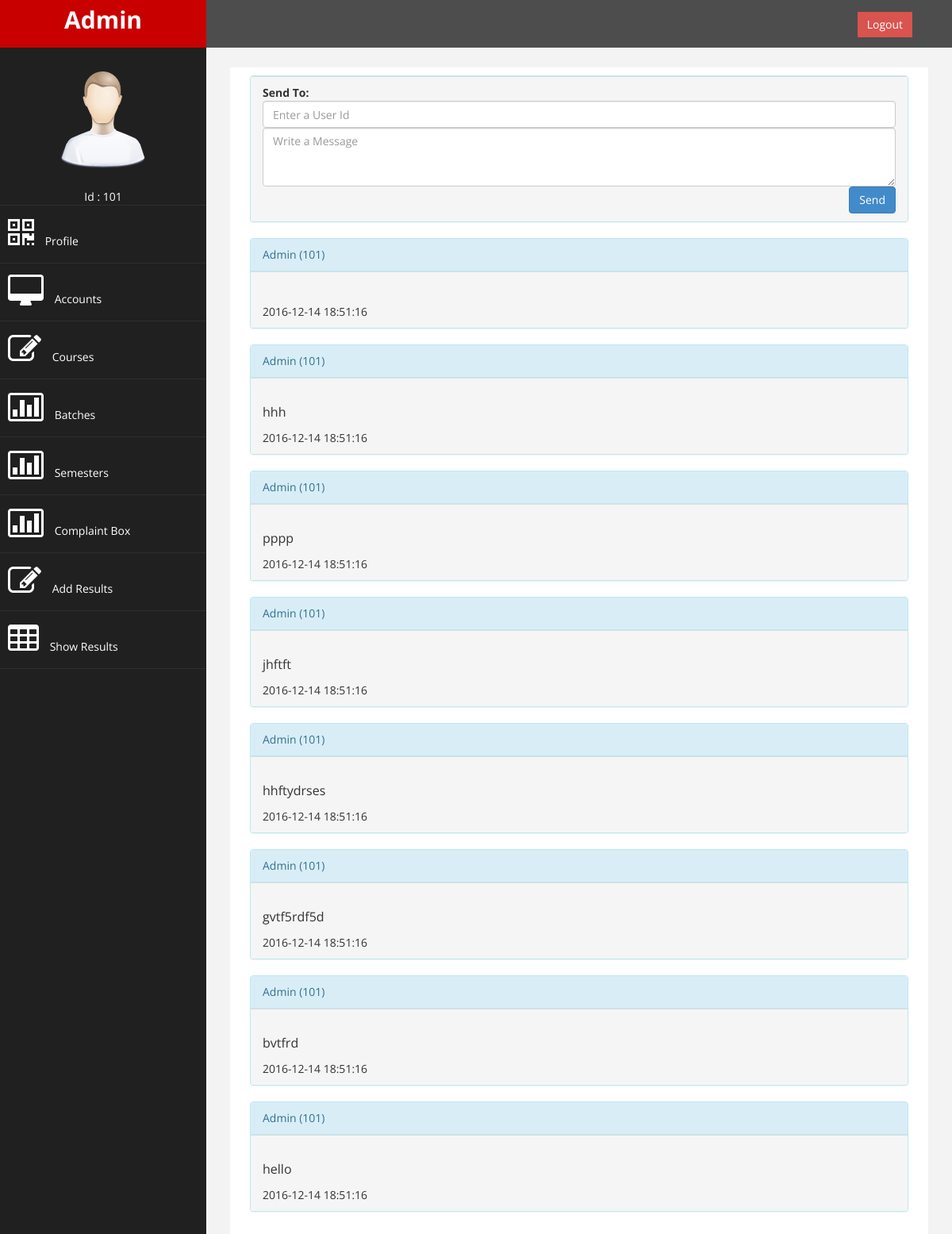
The app's page /sdb/message.php (signed in) with its own data.
### tables this page shows
CREATE TABLE IF NOT EXISTS `users` (
`id` int(11) NOT NULL,
  `uid` int(11) NOT NULL,
  `name` varchar(255) NOT NULL,
  `batch` int(11) DEFAULT NULL,
  `birth` date NOT NULL,
  `mob` varchar(255) DEFAULT NULL,
  `email` varchar(255) DEFAULT NULL,
  `pass` varchar(255) NOT NULL,
  `utype` int(1) NOT NULL DEFAULT '3'
);

CREATE TABLE IF NOT EXISTS `message` (
`id` int(11) NOT NULL,
  `msg` text NOT NULL,
  `sender` int(11) NOT NULL,
  `receiver` int(11) NOT NULL,
  `time` datetime NOT NULL DEFAULT CURRENT_TIMESTAMP,
  `read` int(1) NOT NULL DEFAULT '0'
);

### sdb/message.php (the view, shortened to what this page needs)
<?php
include "/hr.php";
echo '
        <div id="page-wrapper" >
            <div id="page-inner">
                <div class="row">
                    <div class="col-md-12">';
				echo '<div class="col-md-12 col-sm-4">
                    <div class="panel panel-info">
					<div class="panel-footer"><form action="" method="post">
					<strong>Send To:</strong>
			<input class="form-control" type="text" name="receiver" placeholder="Enter a User Id" required>
			<textarea class="form-control" rows="3" name="msg" placeholder="Write a Message" required></textarea>
	  <div align="right"><input type="submit" name="submit" class="btn btn-primary" value="Send" /></div></form></div>
	              </div>
				 </div>';
		  $query ="SELECT * FROM message";
	$results = $con->query($query);
	while($rs=$results->fetch_assoc()){
	     $qy ="SELECT uid,name FROM users WHERE id = ".$rs["sender"]."";
	     $res = $con->query($qy);
	     $rsd=$res->fetch_assoc();
	       echo '<div class="col-md-12 col-sm-4">
                    <div class="panel panel-info">
                        <div class="panel-heading">
                            '.$rsd['name'].' ('.$rsd['uid'].')
                        </div>
                        <div class="panel-footer">
                            <p>'.$rs['msg'].'</p>
							'.$rs['time'].'
                        </div>
					 </div>
				  </div>';
				 }
include "fr.php";
?>

### sdb/hr.php (shortened to what this page needs)
<!DOCTYPE html>
<html xmlns="http://www.w3.org/1999/xhtml">
<head>
    <link href="assets/css/bootstrap.css" rel="stylesheet" />
    <link href="assets/css/font-awesome.css" rel="stylesheet" />
    <link href="assets/css/custom.css" rel="stylesheet" />
</head>
<?php
$acp = isset($_SESSION['acp']);
$tcp = isset($_SESSION['tcp']);
$scp = isset($_SESSION['scp']);
include "config.php";
?>
<body>
    <div id="wrapper">
        <nav class="navbar navbar-default navbar-cls-top " role="navigation" style="margin-bottom: 0">
            <div class="navbar-header">
    <?php
         if($acp)
             $pid = $_SESSION['acp'];
    else if($tcp)
             $pid = $_SESSION['tcp'];
    else
             $pid = $_SESSION['scp'];
               $qr="SELECT uid,name FROM users Where uid=".$pid."";
		         $rs=mysqli_query($con,$qr);
			      $rst=mysqli_fetch_array($rs);
			  echo '<a class="navbar-brand" href="index.php">'.$rst["name"].'</a>
            </div>';
?>
  <?php
  if ($acp||$tcp||$scp){
  echo '<div style="color: white;
padding: 15px 50px 5px 50px;
float: right;
font-size: 16px;"><a href="logout.php" class="btn btn-danger square-btn-adjust">Logout</a> </div>';
}
else{
echo '<div style="color: white;
padding: 15px 50px 5px 50px;
float: right;
font-size: 16px;"><a href="login.php" class="btn btn-danger square-btn-adjust">Login</a> </div>';
}
?>
        </nav>
                <nav class="navbar-default navbar-side" role="navigation">
            <div class="sidebar-collapse">
                <ul class="nav" id="main-menu">
				<li class="text-center">
                    <img src="assets/img/find_user.png" class="user-image img-responsive"/>
					<?php echo'<div style="color: white;">Id : '.$rst["uid"].'</div>'; ?></li>
                   <?php
				    if($acp){
				   ?>
				   <li>
                        <a  href="profile.php"><i class="fa fa-qrcode fa-3x"></i> Profile</a>
                    </li>
                      <li>
                        <a  href="insert.php"><i class="fa fa-desktop fa-3x"></i> Accounts</a>
                    </li>
					       <li  >
                        <a  href="addcrs.php"><i class="fa fa-edit fa-3x"></i> Courses </a>
                    </li>
					       <li  >
                        <a  href="addbth.php"><i class="fa fa-bar-chart-o fa-3x"></i> Batches</a>
                    </li>
					       <li  >
                        <a  href="addsemid.php"><i class="fa fa-bar-chart-o fa-3x"></i> Semesters</a>
                    </li>
					       <li  >
                        <a  href="complaint.php"><i class="fa fa-bar-chart-o fa-3x"></i> Complaint Box</a>
                    </li>
					       <li  >
                        <a  href="addrst.php"><i class="fa fa-edit fa-3x"></i> Add Results </a>
                    </li>
                      <li  >
                        <a  href="result.php"><i class="fa fa-table fa-3x"></i> Show Results</a>
                    </li>
					<?php
				    }
				   ?>
                </ul>
            </div>
        </nav>

### sdb/assets/css/custom.css (style rules this page uses)
body { font-family: 'Open Sans', sans-serif; }
#wrapper { width: 100%; background:#202020; }
#page-wrapper { padding: 15px 15px; min-height: 600px; background:#F3F3F3; }
#page-inner { width:100%; margin:10px 20px 10px 0px; background-color:#fff!important; padding:10px; min-height:1200px; }
.text-center { text-align:center; }
.square-btn-adjust { border: 0px solid transparent; -webkit-border-radius: 0px; -moz-border-radius: 0px; border-radius: 0px; }
p { font-size:16px; line-height:25px; padding-top:20px; }
.user-image { margin: 25px auto; -webkit-border-radius: 10px; -moz-border-radius: 10px; border-radius: 10px; max-height:170px; max-width:170px; }
.navbar-cls-top .navbar-brand { color: #fff; background: #C90000; width: 260px; text-align: center; height: 60px; font-size: 30px; font-weight: 700; }
.sidebar-collapse , .sidebar-collapse .nav { background:none; }
.sidebar-collapse .nav { padding:0; }
.sidebar-collapse .nav > li > a { color:#fff; background:#202020; text-shadow:none; }
.sidebar-collapse > .nav > li > a { padding:15px 10px; }
.sidebar-collapse > .nav > li { border-bottom: 1px solid rgba(107, 108, 109, 0.19); }
.navbar-side { border:none; background-color: #202020; }
.navbar-cls-top { background:#4D4D4D; border-bottom:none; }
.navbar-default { border:0px solid black; }
.navbar-header { background: #A70303; }
.nav > li > a > i { margin-right:10px; }
@media (min-width:768px) { #page-wrapper { margin: 0 0 0 260px; padding: 15px 30px; min-height: 1200px; } }
@media (min-width:768px) { .navbar-side { z-index: 1; position: absolute; width: 260px; } }
@media (min-width:768px) { .navbar { border-radius: 0px; } }

### records on screen
users: name "Admin", uid "101"
message: users.name "Admin", users.uid "101", time "2016-12-14 18:51:16"
message: users.name "Admin", users.uid "101", msg "hhh", time "2016-12-14 18:51:16"
message: users.name "Admin", users.uid "101", msg "pppp", time "2016-12-14 18:51:16"
message: users.name "Admin", users.uid "101", msg "jhftft", time "2016-12-14 18:51:16"
message: users.name "Admin", users.uid "101", msg "hhftydrses", time "2016-12-14 18:51:16"
message: users.name "Admin", users.uid "101", msg "gvtf5rdf5d", time "2016-12-14 18:51:16"
message: users.name "Admin", users.uid "101", msg "bvtfrd", time "2016-12-14 18:51:16"
message: users.name "Admin", users.uid "101", msg "hello", time "2016-12-14 18:51:16"
